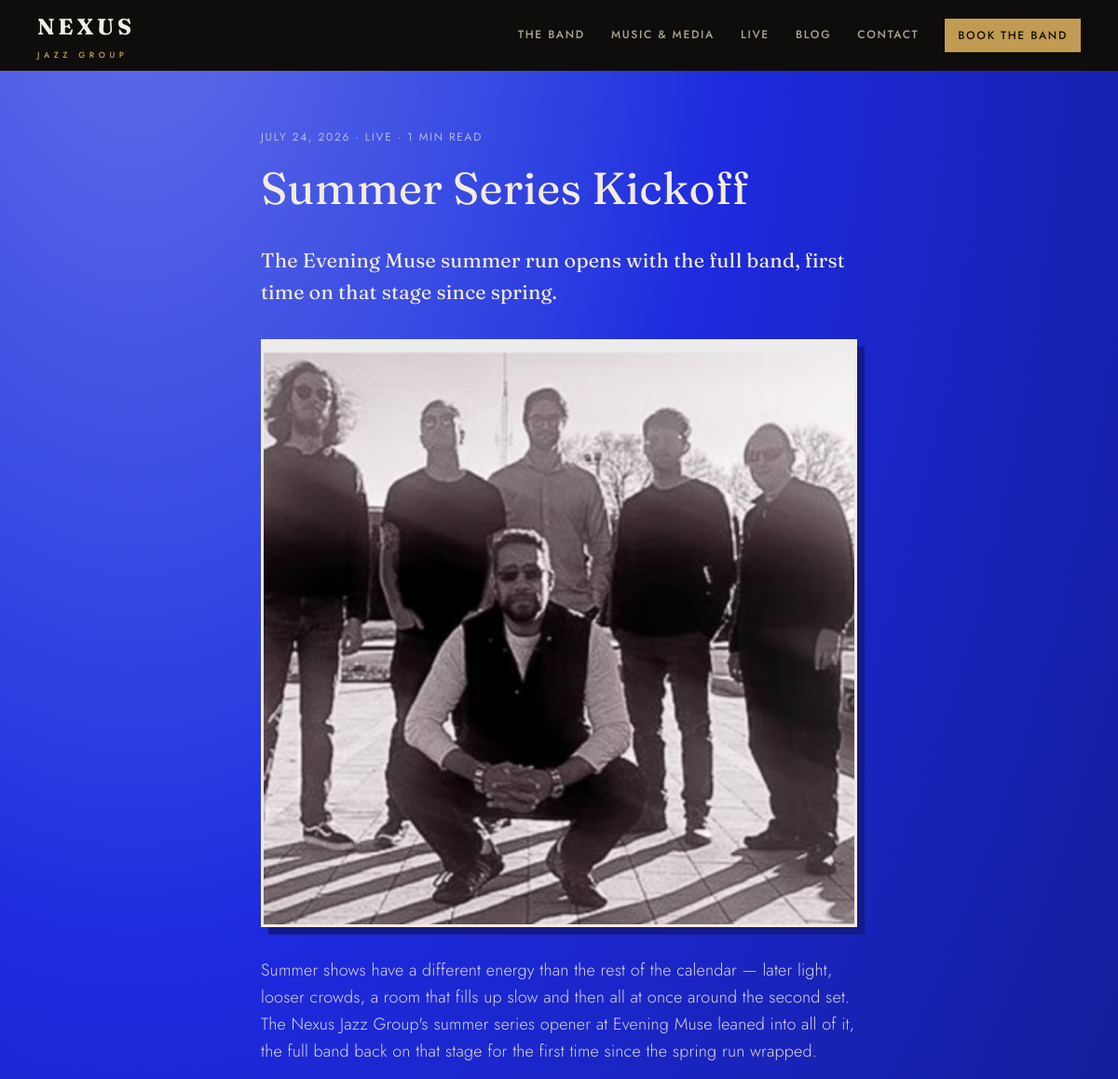
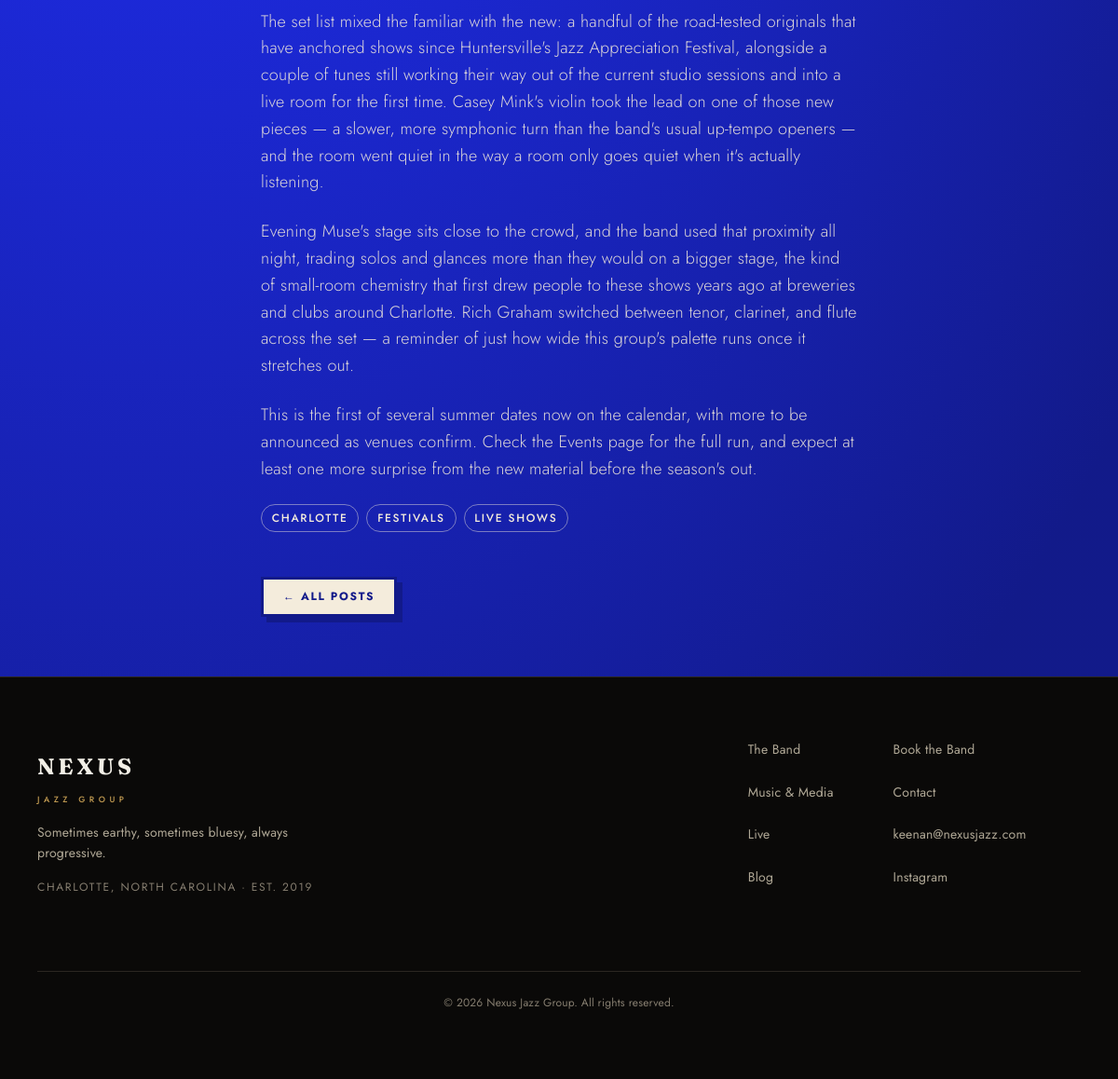
The app's page /blog/summer-series-kickoff/ with its own data (2 pictures, top to bottom).
### apps/blog/models.py (models this page shows, shortened)
class BlogPost(models.Model):
    title = models.CharField(max_length=200)
    slug = models.SlugField(max_length=220, unique=True)
    author = models.ForeignKey(
        settings.AUTH_USER_MODEL,
        null=True,
        blank=True,
        on_delete=models.SET_NULL,
        related_name="blog_posts",
    )
    category = models.ForeignKey(
        BlogCategory,
        null=True,
        blank=True,
        on_delete=models.SET_NULL,
        related_name="posts",
    )
    tags = models.ManyToManyField(BlogTag, blank=True, related_name="posts")
    featured_image = models.ImageField(upload_to="blog/", blank=True, null=True)
    image_focal_y = models.FloatField(default=0.5)
    excerpt = models.CharField(max_length=300, blank=True)
    body = models.TextField()
    is_published = models.BooleanField(default=False)
    published_at = models.DateTimeField(null=True, blank=True)
    meta_description = models.CharField(max_length=160, blank=True)
    meta_keywords = models.CharField(max_length=255, blank=True)
    created_at = models.DateTimeField(auto_now_add=True)
    updated_at = models.DateTimeField(auto_now=True)
    class Meta:
        ordering = ["-published_at", "-created_at"]
        verbose_name = "Blog Post"
        verbose_name_plural = "Blog Posts"
    @property
    def reading_time(self):
        word_count = len(self.body.split())
        minutes = max(1, round(word_count / 200))
        return f"{minutes} min read"

class BlogCategory(models.Model):
    name = models.CharField(max_length=200, unique=True)
    slug = models.SlugField(max_length=220, unique=True, blank=True)
    description = models.TextField(blank=True)
    is_active = models.BooleanField(default=True)
    class Meta:
        ordering = ["name"]
        verbose_name = "Blog Category"
        verbose_name_plural = "Blog Categories"

class BlogTag(models.Model):
    name = models.CharField(max_length=100, unique=True)
    slug = models.SlugField(max_length=120, unique=True, blank=True)
    class Meta:
        ordering = ["name"]
        verbose_name = "Blog Tag"
        verbose_name_plural = "Blog Tags"

### apps/core/models.py (models this page shows, shortened)
class SiteSettings(models.Model):
    site_name = models.CharField(max_length=200, default="My Business")
    tagline = models.CharField(max_length=300, blank=True)
    phone_display = models.CharField(max_length=50, blank=True)
    phone_tel = models.CharField(max_length=30, blank=True)
    email = models.EmailField(blank=True)
    address = models.TextField(blank=True)
    hours = models.TextField(blank=True)
    map_embed_url = models.URLField(blank=True)
    calendar_url = models.URLField(
        blank=True,
        help_text=(
            "Google Calendar's own “Public URL to this calendar” (Settings and "
            "sharing → Integrate calendar), or just the calendar ID "
            "(name@group.calendar.google.com) — either works. Ignored if an embed code "
            "is set below."
        ),
    )
    calendar_embed_code = models.TextField(
        blank=True,
        help_text=(
            "Optional: paste Google Calendar's full <iframe> embed code (Settings and "
            "sharing → Integrate calendar → Embed code) for full control over size "
            "and view — used instead of the URL above when set."
        ),
    )
    facebook_url = models.URLField(blank=True)
    instagram_url = models.URLField(blank=True)
    youtube_url = models.URLField(blank=True)
    twitter_url = models.URLField(blank=True)
    linkedin_url = models.URLField(blank=True)
    alert_enabled = models.BooleanField(default=False)
    alert_message = models.CharField(max_length=160, blank=True)
    alert_color = ColorField(default="#C44444")
    class Meta:
        verbose_name = "Site Settings"
        verbose_name_plural = "Site Settings"

### apps/blog/views.py (the view)
# urls.py: path("<slug:slug>/", views.detail, name="blog_detail"),
def detail(request, slug):
    if request.user.is_staff:
        post = get_object_or_404(BlogPost, slug=slug)
    else:
        post = get_object_or_404(BlogPost, slug=slug, is_published=True)
    context = {"post": post}
    return render(request, "blog/detail.html", context)

### apps/core/context_processors.py (called while the page is built)
def site_settings(request):
    try:
        settings_obj = SiteSettings.objects.first()
    except Exception:
        settings_obj = None
    return {
        "site_settings": settings_obj,
    }

### apps/core/templatetags/assets.py (called while the page is built)
@register.simple_tag
def static_v(path):
    url = static(path)
    try:
        found = finders.find(path)
        if found:
            stamp = int(os.path.getmtime(Path(found)))
            sep = "&" if "?" in url else "?"
            return f"{url}{sep}v={stamp}"
    except Exception:
        pass
    return url

### templates/blog/detail.html (shortened to what this page needs)
{% extends "base.html" %}
{% block content %}
<div class="news-retro">
  <article class="section-x page-head">
    <div class="container article">
      <p class="article__meta">
        <time datetime="{{ post.published_at|date:'Y-m-d' }}">{{ post.published_at|date:"F j, Y" }}</time>
        {% if post.category %} · {{ post.category.name }}{% endif %}
        · {{ post.reading_time }}
      </p>
      <h1>{{ post.title }}</h1>
      {% if post.excerpt %}
      <p class="article__standfirst">{{ post.excerpt }}</p>
      {% endif %}
      {% if post.featured_image %}
      <figure class="duo duo--retro article__figure">
        <img src="{{ post.featured_image.url }}" alt="{{ post.title }}"
             style="object-position: center {% widthratio post.image_focal_y 1 100 %}%" decoding="async">
      </figure>
      {% endif %}
      <div class="article__body">{{ post.body|linebreaks }}</div>
      {% if post.tags.all %}
      <ul class="article__tags">
        {% for tag in post.tags.all %}
        <li class="tag-chip">{{ tag.name }}</li>
        {% endfor %}
      </ul>
      {% endif %}
      <p class="section-foot"><a class="btn btn--retro" href="{% url 'blog_index' %}">← All posts</a></p>
    </div>
  </article>
</div>
{% endblock %}

### templates/partials/_footer.html
{% load static %}
<footer class="footer">
  <div class="container">
    <div class="footer__grid">
      <div class="footer__id">
        <div class="footer__brand">
          <span class="brand-word">Nexus</span>
          <span class="brand-sub">Jazz Group</span>
        </div>
        {% if site_settings.tagline %}
        <p class="footer__tagline">{{ site_settings.tagline }}</p>
        {% endif %}
        <p class="footer__place">Charlotte, North Carolina · est. 2019</p>
      </div>
      <nav class="footer__nav" aria-label="Footer">
        <ul class="footer__links">
          <li><a href="{% url 'team' %}">The Band</a></li>
          <li><a href="{% url 'gallery' %}">Music &amp; Media</a></li>
          <li><a href="{% url 'events_index' %}">Live</a></li>
          <li><a href="{% url 'blog_index' %}">Blog</a></li>
        </ul>
        <ul class="footer__links">
          <li><a href="{% url 'booking' %}">Book the Band</a></li>
          <li><a href="{% url 'contact' %}">Contact</a></li>
          {% if site_settings.email %}
          <li><a href="mailto:{{ site_settings.email }}">{{ site_settings.email }}</a></li>
          {% endif %}
          {% if site_settings.instagram_url %}
          <li><a href="{{ site_settings.instagram_url }}" target="_blank" rel="noopener">Instagram</a></li>
          {% endif %}
        </ul>
      </nav>
    </div>
    <div class="footer__bottom">
      <p>&copy; {% now "Y" %} Nexus Jazz Group. All rights reserved.</p>
    </div>
  </div>
</footer>

### static/css/theme.css (style rules this page uses)
:root { --color-primary: #C29B52; --color-primary-dark: #D6B26A; --color-primary-light: #231C10; --color-secondary: #0A0908; --color-accent: var(--color-primary); --font-heading: 'Fraunces', Georgia, 'Times New Roman', serif; --font-body: 'Jost', 'Futura', system-ui, sans-serif; --radius: 0.25rem; --color-bg: #0E0D0B; --color-surface: #171511; --color-surface-2: #1E1B16; --color-border: #2B2721; --color-text: #F2EFE6; --color-text-muted: #AFA795; --color-text-light: #857D6F; --color-inverse-bg: #F2EFE6; --color-inverse-text: #14120E; --color-success: #15803D; --color-warning: #B45309; --color-error: #B91C1C; --color-info: #1D4ED8; --text-xs: 0.75rem; --text-sm: 0.875rem; --text-base: 1rem; --text-lg: 1.125rem; --text-xl: clamp(1.25rem, 1.15rem + 0.5vw, 1.5rem); --text-2xl: clamp(1.6rem, 1.3rem + 1.2vw, 2.25rem); --text-3xl: clamp(2rem, 1.5rem + 2vw, 3rem); --text-hero: clamp(2.6rem, 1.7rem + 4vw, 5.25rem); --leading-tight: 1.15; --leading-body: 1.7; --tracking-label: 0.14em; --font-mono: ui-monospace, 'SF Mono', Menlo, monospace; --space-1: 0.25rem; --space-2: 0.5rem; --space-3: 0.75rem; --space-4: 1rem; --space-6: 1.5rem; --space-8: 2rem; --space-12: 3rem; --space-16: 4rem; --space-24: 6rem; --space-32: 8rem; --section-y-s1: clamp(2.5rem, 2rem + 2vw, 4rem); --section-y-s2: clamp(4rem, 3rem + 4vw, 7rem); --section-y-s3: clamp(5.5rem, 4rem + 6vw, 9rem); --section-y: var(--section-y-s3); --max-width: 80rem; --max-width-prose: 45rem; --container-pad: clamp(1.25rem, 4vw, 2.5rem); --radius-sm: calc(var(--radius) * 0.5); --radius-lg: calc(var(--radius) * 1.75); --radius-full: 999px; --shadow-sm: 0 1px 2px rgba(0,0,0,.4); --shadow: 0 2px 12px rgba(0,0,0,.45); --shadow-md: 0 8px 24px rgba(0,0,0,.5); --shadow-lg: 0 16px 40px rgba(0,0,0,.55); --t-fast: 150ms; --t-base: 240ms; --t-slow: 400ms; --ease-out: cubic-bezier(0.22, 1, 0.36, 1); --ease-in-out: cubic-bezier(0.65, 0, 0.35, 1); --focus-ring: 0 0 0 3px color-mix(in srgb, var(--color-primary) 45%, transparent); --text-4xl: var(--text-3xl); --transition: var(--t-fast) var(--ease-out); --transition-md: var(--t-base) var(--ease-out); }
html { scroll-behavior: smooth; }
body { font-family: var(--font-body); color: var(--color-text); background: var(--color-bg); line-height: var(--leading-body); margin: 0; }
h1, h2, h3, h4 { font-family: var(--font-heading); font-optical-sizing: auto; line-height: var(--leading-tight); color: var(--color-text); }
img, video, svg { max-width: 100%; height: auto; display: block; }

### records on screen
BlogPost: published_at "JULY 24, 2026", category.name "LIVE", reading_time "1 MIN READ", title "Summer Series Kickoff", excerpt "The Evening Muse summer run opens with the full band, first time on that stage since spring.", featured_image (picture), body "Summer shows have a different energy than the rest of the calendar — later light, looser crowds, a room that fills up slow and then all at once around the second set. The Nexus Jazz Group's summer series opener at Evening Muse leaned into all of it, the full band back on that stage for the first time since the spring run wrapped. The set list mixed the familiar with the new: a handful of the road-tested originals that have anchored shows since Huntersville's Jazz Appreciation Festival, alongside a couple of tunes still working their way out of the current studio sessions and into a live room for the first time. Casey Mink's violin took the lead on one of those new pieces — a slower, more…"
BlogTag: name "CHARLOTTE"
BlogTag: name "FESTIVALS"
BlogTag: name "LIVE SHOWS"
SiteSettings: tagline "Sometimes earthy, sometimes bluesy, always progressive.", email "keenan@nexusjazz.com"
